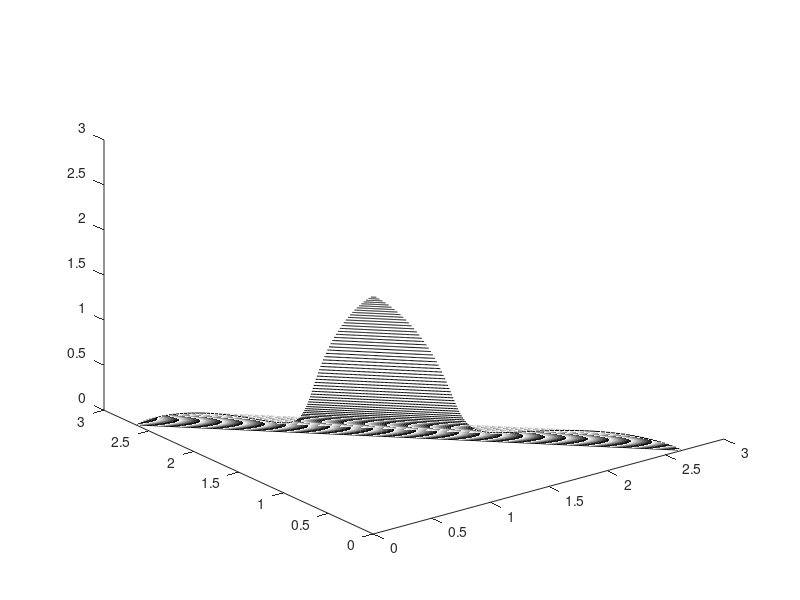

The MATLAB script that drew this image: (Note: this script raises an error after producing the figure.)
x=[0:0.01:1];
y=[0:0.01:1];
[u,v]=meshgrid(x,y);
A=2;
B=1;
S=-2;
m1 = 5+10.*(u-0.5)*(u-0.5) + cos(A.*pi.*power(u,B))./(A.*power(2,S)); 
m=sqrt(m1);
f1=m.*u.*v;
f2=m.*u.*(1-v);
f3=m.*(1-u);
plot3(f1,f2,f3,'k');
hold on
hold on
A = load('C:\Users\lurso\Desktop\exp\ExpPoF\0.txt');
f1=A(:,1);
f2=A(:,2);
f3=A(:,3);
plot3(f1,f2,f3,'bo');
hold on;
A = load('C:\Users\lurso\Desktop\exp\ExpKnee\0.txt');
f1=A(:,1);
f2=A(:,2);
f3=A(:,3);
plot3(f1,f2,f3,'r*');
hold on;
xlabel('f1');
ylabel('f2');
zlabel('f3');
view([132 22]);
% 
% A = load('C:\Users\lurso\Desktop\exp\NSGAII\1.txt');
% f1=A(:,1);
% f2=A(:,2);
% f3=A(:,3);
% plot3(f1,f2,f3,'bo');
% 
% xlabel('f1');
% ylabel('f2');
% zlabel('f3');
% view([132 22]);